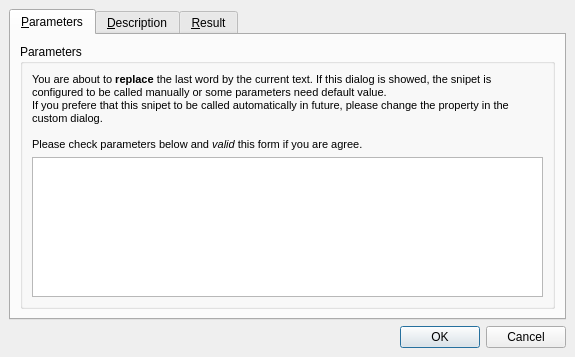
<?xml version="1.0" encoding="UTF-8"?>
<ui version="4.0">
 <class>CallSnipetDialog</class>
 <widget class="QDialog" name="CallSnipetDialog">
  <property name="geometry">
   <rect>
    <x>0</x>
    <y>0</y>
    <width>575</width>
    <height>357</height>
   </rect>
  </property>
  <property name="windowTitle">
   <string>Use the snipet &quot;%1&quot;</string>
  </property>
  <layout class="QVBoxLayout">
   <property name="spacing">
    <number>6</number>
   </property>
   <property name="margin">
    <number>9</number>
   </property>
   <item>
    <widget class="QTabWidget" name="tabWidget">
     <property name="currentIndex">
      <number>0</number>
     </property>
     <widget class="QWidget" name="tab">
      <attribute name="title">
       <string>&amp;Parameters</string>
      </attribute>
      <layout class="QVBoxLayout" name="verticalLayout">
       <item>
        <widget class="QGroupBox" name="m_paramGroupBox">
         <property name="title">
          <string>Parameters</string>
         </property>
         <layout class="QVBoxLayout" name="verticalLayout_2">
          <item>
           <widget class="QLabel" name="label">
            <property name="sizePolicy">
             <sizepolicy hsizetype="Preferred" vsizetype="Maximum">
              <horstretch>0</horstretch>
              <verstretch>0</verstretch>
             </sizepolicy>
            </property>
            <property name="text">
             <string>&lt;!DOCTYPE HTML PUBLIC &quot;-//W3C//DTD HTML 4.0//EN&quot; &quot;http://www.w3.org/TR/REC-html40/strict.dtd&quot;&gt;
&lt;html&gt;&lt;head&gt;&lt;meta name=&quot;qrichtext&quot; content=&quot;1&quot; /&gt;&lt;style type=&quot;text/css&quot;&gt;
p, li { white-space: pre-wrap; }
&lt;/style&gt;&lt;/head&gt;&lt;body style=&quot; font-family:'MS Shell Dlg 2'; font-size:8.25pt; font-weight:400; font-style:normal;&quot;&gt;
&lt;p style=&quot; margin-top:0px; margin-bottom:0px; margin-left:0px; margin-right:0px; -qt-block-indent:0; text-indent:0px;&quot;&gt;&lt;span style=&quot; font-size:8pt;&quot;&gt;You are about to &lt;/span&gt;&lt;span style=&quot; font-size:8pt; font-weight:600;&quot;&gt;replace&lt;/span&gt;&lt;span style=&quot; font-size:8pt;&quot;&gt; the last word by the current text. If this dialog is showed, the snipet is configured to be called manually or some parameters need default value.&lt;/span&gt;&lt;/p&gt;
&lt;p style=&quot; margin-top:0px; margin-bottom:0px; margin-left:0px; margin-right:0px; -qt-block-indent:0; text-indent:0px;&quot;&gt;&lt;span style=&quot; font-size:8pt;&quot;&gt;If you prefere that this snipet to be called automatically in future, please change the property in the custom dialog.&lt;/span&gt;&lt;/p&gt;
&lt;p style=&quot;-qt-paragraph-type:empty; margin-top:0px; margin-bottom:0px; margin-left:0px; margin-right:0px; -qt-block-indent:0; text-indent:0px; font-size:8pt;&quot;&gt;&lt;/p&gt;
&lt;p style=&quot; margin-top:0px; margin-bottom:0px; margin-left:0px; margin-right:0px; -qt-block-indent:0; text-indent:0px;&quot;&gt;&lt;span style=&quot; font-size:8pt;&quot;&gt;Please check parameters below and &lt;/span&gt;&lt;span style=&quot; font-size:8pt; font-style:italic;&quot;&gt;valid&lt;/span&gt;&lt;span style=&quot; font-size:8pt;&quot;&gt; this form if you are agree.&lt;/span&gt;&lt;/p&gt;&lt;/body&gt;&lt;/html&gt;</string>
            </property>
            <property name="wordWrap">
             <bool>true</bool>
            </property>
           </widget>
          </item>
          <item>
           <widget class="QTableWidget" name="m_paramTableWidget">
            <attribute name="horizontalHeaderMinimumSectionSize">
             <number>1</number>
            </attribute>
            <attribute name="horizontalHeaderMinimumSectionSize">
             <number>1</number>
            </attribute>
           </widget>
          </item>
         </layout>
        </widget>
       </item>
      </layout>
     </widget>
     <widget class="QWidget" name="tab_3">
      <attribute name="title">
       <string>&amp;Description</string>
      </attribute>
      <layout class="QGridLayout" name="gridLayout">
       <item row="0" column="0">
        <widget class="QGroupBox" name="groupBox_2">
         <property name="title">
          <string>Description</string>
         </property>
         <layout class="QVBoxLayout" name="_3">
          <property name="spacing">
           <number>6</number>
          </property>
          <property name="margin">
           <number>9</number>
          </property>
          <item>
           <widget class="QLabel" name="m_labelName">
            <property name="text">
             <string>&lt;b&gt;This is the name&lt;/b&gt;</string>
            </property>
           </widget>
          </item>
          <item>
           <widget class="QLabel" name="m_descriptionLabel">
            <property name="text">
             <string>This is a long description of the template. This description explain how to use, or why, and all the possible parameter.</string>
            </property>
            <property name="wordWrap">
             <bool>true</bool>
            </property>
           </widget>
          </item>
          <item>
           <spacer name="verticalSpacer">
            <property name="orientation">
             <enum>Qt::Vertical</enum>
            </property>
            <property name="sizeHint" stdset="0">
             <size>
              <width>20</width>
              <height>40</height>
             </size>
            </property>
           </spacer>
          </item>
         </layout>
        </widget>
       </item>
      </layout>
     </widget>
     <widget class="QWidget" name="tab_2">
      <attribute name="title">
       <string>&amp;Result</string>
      </attribute>
      <layout class="QGridLayout" name="gridLayout_2">
       <item row="0" column="0">
        <widget class="QGroupBox" name="groupBox">
         <property name="title">
          <string>&amp;Result</string>
         </property>
         <layout class="QGridLayout" name="gridLayout_3">
          <item row="0" column="0">
           <widget class="QPlainTextEdit" name="m_resultEdit"/>
          </item>
         </layout>
        </widget>
       </item>
      </layout>
     </widget>
    </widget>
   </item>
   <item>
    <widget class="QDialogButtonBox" name="buttonBox">
     <property name="standardButtons">
      <set>QDialogButtonBox::Cancel|QDialogButtonBox::Ok</set>
     </property>
    </widget>
   </item>
  </layout>
 </widget>
 <resources/>
 <connections/>
</ui>
